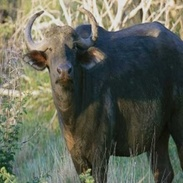
#> input picture anh10.jpg, 183 x 183 px, shrunk from 500 x 500 before the run, given in place of anh1.jpg, which was not available
$ python Bai3.py
#> lines starting #> are read from the running program, lines starting #| are printed output that depends on the picture; pictures that were not available may be replaced by others from this repository, and a replacement may not be noted
### AnhXam.py
import cv2
import numpy as np
from PIL import Image

# Chuyển đổi ảnh màu sang ảnh xám
def ChuyenDoiAnhSangAnhXam(image):
    img = cv2.imread(image, cv2.IMREAD_GRAYSCALE) # Sử dụng OpenCV (cv2.imread) để đọc ảnh image với tham số cv2.IMREAD_GRAYSCALE, tự động chuyển ảnh sang dạng grayscale.
    return img # Trả về ảnh xám

# Chuyển đổi ảnh xám sang ma trận
def ChuyenDoiAnhXamSangMaTran(image):
    return np.array(image) # Chuyển ảnh xám thành mảng NumPy

# Chuyển đổi ma trận sang ảnh xám
def ChuyenDoiMaTranSangAnhXam(matrix):
    matrix = np.array(matrix) # Chuyển ma trận thành mảng NumPy
    return Image.fromarray(matrix.astype('uint8'), mode='L') # Chuyển ma trận thành ảnh xám, mode='L' là chế độ ảnh xám

### XuLyHisto.py
import matplotlib.pyplot as plt
import numpy as np

# Hàm vẽ histogram của ma trận
def VeHistogram(matrix, title):
    # Chuyển ma trận thành mảng 1 chiều
    data = matrix.flatten()

    # Vẽ histogram với màu sắc "blue" và số lượng bin (cột) (được đặt thành 257), rwidth=0.9: Độ rộng tương đối của các cột
    plt.hist(data, bins=257, edgecolor='black', color='blue', rwidth=0.9)
    plt.title(title)  # Tiêu đề cho đồ thị

    plt.xlabel('Giá Trị')  # Nhãn cho trục X
    plt.ylabel('Tần Suất')  # Nhãn cho trục Y

    # Đặt giới hạn cho trục X và Y để tránh xuất hiện các giá trị trùng lặp
    plt.xlim(left=0)
    plt.ylim(bottom=0)

    # Hiển thị đồ thị
    plt.show()

def VeHistogramSauCanBang(hist_dict, title):
    # Chuyển keys và values của dict sang danh sách
    keys = list(hist_dict.keys())
    values = list(hist_dict.values())

    # Vẽ biểu đồ dạng cột (bar chart) từ keys và values
    plt.bar(keys, values, color='blue', edgecolor='black', width=0.9)

    # Thiết lập tiêu đề và nhãn trục
    plt.title(title)
    plt.xlabel('Giá Trị')  # Trục X đại diện cho keys
    plt.ylabel('Tần Suất')  # Trục Y đại diện cho values

    # Đặt giới hạn cho trục X và Y
    plt.xlim(left=0, right=256)   # Thêm khoảng trống nhỏ ở đầu/cuối
    plt.ylim(bottom=0)  # Giá trị Y không âm

    # Hiển thị biểu đồ
    plt.show()

# Hàm cân bằng histogram
def CanBangHisto(matrix):
    # Tạo một dictionary để lưu trữ giá trị và số lần xuất hiện
    dict = {} # dict chứa các giá trị và thông tin liên quan
    data = matrix.flatten() # Chuyển ma trận thành mảng 1 chiều
    data = sorted(data) # Sắp xếp mảng theo thứ tự tăng dần

    # Đếm số lần xuất hiện của từng giá trị trong ma trận
    for i in range(len(data)):
        if(data[i] in dict):
            dict[data[i]]["Nk"] += 1 # Nếu giá trị đã có trong dict, tăng số lần xuất hiện lên 1
        else:
            dict[data[i]] = {"Nk": 1} # Nếu chưa có, khởi tạo với số lần xuất hiện là 1, ví dụ như: dict = {1: {"Nk": 1}, 2: {"Nk": 1}, 3: {"Nk": 1}, ...}

    # Tính số lượng giá trị duy nhất (L) và tổng số phần tử (n) của ma trận
    L = len(set(dict.keys()))
    n = matrix.shape[0]*matrix.shape[1] # Tính tổng số phần tử của ma trận, shape[0] là số hàng, shape[1] là số cột
    Sk = 0
    # print(dict)

    # print("L =", L)
    # print("n =", n)

    # Tính các giá trị Pk, Sk và K cho từng giá trị trong dictionary
    for key in dict: # Duyệt qua từng giá trị trong dict
        dict[key]["Pk"] = dict[key]["Nk"]/n  # Xác suất Pk, công thức Pk = Nk/n
        Sk += dict[key]["Pk"]  # Cộng dồn Sk
        dict[key]["Sk"] = Sk # Gán giá trị Sk vào dict
        K = Sk*(L-1)  # Tính giá trị K
        dict[key]["K"] = K # Gán giá trị K vào dict

        # Làm tròn K và gán vào Round(k)
        if K - int(K) >= 0.5: # Ví dụ K= 0.476, làm tròn K - int(K) = 0.476 - 0 = 0.476 <= 0.5 => Round(k) = 0
            dict[key]['Round(k)'] = int(K) + 1 # Làm tròn k
        else:
            dict[key]['Round(k)'] = int(K)

    # In ra dictionary chứa các giá trị và thông tin liên quan
    # print(dict)

    # Tạo dictionary mới để nhóm các giá trị có Round(k) giống nhau
    result_dict = {}

    # Duyệt qua các phần tử trong dictionary cũ và nhóm theo Round(k)
    for key, value in dict.items():
        round_k = value['Round(k)']
        nk = value['Nk']

        # Nếu Round(k) đã có trong kết quả, cộng thêm nk vào
        if round_k in result_dict:
            result_dict[round_k] += nk # Cộng thêm số lần xuất hiện vào, key là giá trị Round(k)
        else:
            # Nếu chưa có, khởi tạo mới với giá trị nk
            result_dict[round_k] = nk # Khởi tạo giá trị mới

    # print(result_dict)
    # Trả về kết quả nhóm theo Round(k)
    return result_dict, dict # dict là kết quả sau khi làm tròn k trước khi nhóm theo Round(k) chỉ có round(k) và nk, result_dict là kết quả sau khi nhóm theo Round(k)

# Hàm thu hẹp giá trị của ma trận theo phạm vi
# [45 lines left out: functions ThuHep, ChuyenDoiSangAnhXamCBTH, not called in this run]

### Bai3.py
import numpy as np
from AnhXam import ChuyenDoiAnhSangAnhXam, ChuyenDoiAnhXamSangMaTran, ChuyenDoiMaTranSangAnhXam
from XuLyHisto import VeHistogram, VeHistogramSauCanBang, CanBangHisto, ChuyenDoiSangAnhXamCBTH
import matplotlib.pyplot as plt

# Hàm so sánh pixel
def SoSanhPixel(value_temp, array_temp):
    array_bit = np.array([])  # Tạo mảng rỗng để lưu kết quả
    # Duyệt qua từng giá trị trong mảng array_temp
    for value in array_temp:
        # So sánh giá trị tạm thời với các giá trị trong mảng
        if(value_temp <= value):
            # Nếu giá trị tạm thời nhỏ hơn hoặc bằng, thêm 1 vào mảng kết quả
            array_bit = np.append(array_bit, 1)
        else:
            # Nếu giá trị tạm thời lớn hơn, thêm 0 vào mảng kết quả
            array_bit = np.append(array_bit, 0)
    return array_bit  # Trả về mảng kết quả

# Hàm đảo ngược bit và cho ra giá trị thập phân
def TinhGiaTriThapPhan(array_bit):
    # Ép kiểu mảng về số nguyên (int)
    array_bit = array_bit.astype(int)
    # Tính giá trị thập phân từ mảng bit
    value = 0
    # Duyệt qua tất cả các phần tử trong mảng bit và tính giá trị thập phân
    for i in range(0, len(array_bit)):
        value += array_bit[i] * pow(2, i)  # Lũy thừa của 2 để tính giá trị thập phân
    return value

# Hàm xuất Cân bằng Histogram
def XuatCanBangHisto(matrix):
    for key, value in matrix.items():
        print(str(key)+ " " + str(value))

# Menu LBP
def LBP(array_img, r, n, m):
    if(r == 1):
        x = LBP1(array_img, n, m) # Lấy ma trận LBP r = 1
        # print("Ma trận LBP r = 1:")
        # print(x)
        # Show ảnh xám LBP r = 1
        ChuyenDoiMaTranSangAnhXam(np.array(x)).show()

        VeHistogram(x, "Histogram của LBP r = 1")

        print("Cân Bằng Histogram")
        a, b = CanBangHisto(x) # a là kết quả cân bằng, b là kết quả trước khi nhóm k, trước khi làm tròn k nhưng không sử dụng b vì nó không cần thiết trong bài này

        # XuatCanBangHisto(b)
        VeHistogramSauCanBang(a, "Histogram cân bằng của LBP r = 1")
        # print(b)

        # c = ChuyenDoiSangAnhXamCBTH(x, b) # c là ma trận ảnh sau khi cân bằng histogram
        # ChuyenDoiMaTranSangAnhXam(c).show() # hiện ảnh sau khi cân bằng histogram

    elif(r == 2):
        x, y = LBP2(array_img, n, m)
        # Show ảnh xám LBP r = 2
        ChuyenDoiMaTranSangAnhXam(np.array(x)).show()
        ChuyenDoiMaTranSangAnhXam(np.array(y)).show()
        # ChuyenDoiMaTranSangAnhXam(np.array(avg)).show()
        # Vẽ histogram cho từng bit của ảnh LBP
        VeHistogram(x, "Histogram của 8-bit cao")
        VeHistogram(y, "Histogram của 8-bit thấp")
        # VeHistogram(avg, "Histogram của 8-bit kết hợp")

        # fig, axs = plt.subplots(1, 3, figsize=(12, 6))
        # axs[2].set_title('Histogram của bit kết hợp')
        # axs[2].hist(avg.ravel(), bins=256, color='red', alpha=0.7) #alpha: độ trong suốt
        # axs[1].set_title('Histogram của 8-bit thấp')
        # axs[1].hist(y.ravel(), bins=256, color='green', alpha=0.7)
        # axs[0].set_title('Histogram của 8-bit cao')
        # axs[0].hist(x.ravel(), bins=256, color='blue', alpha=0.7)
        # plt.show()

        # Ve histogram cho bit kết hợp
        print("Ma trận kết hợp:")
        a = NoiMaTran(x, y)
        # print(a)
        ChuyenDoiMaTranSangAnhXam(np.array(a)).show()
        VeHistogram(a, "Histogram bit kết hợp")

        print("Cân Bằng Histogram")
        x1, x2 = CanBangHisto(x) # x1 là kết quả cân bằng, x2 là kết quả trước khi nhóm k, trước khi làm tròn k nhưng không sử dụng b vì nó không cần thiết trong bài này
        y1, y2 = CanBangHisto(y)
        # avg1, avg2 = CanBangHisto(avg)
        a1, a2 = CanBangHisto(a)
        # Vẽ histogram sau cân bằng

        # # Hiển thị 2 histogram sau khi cân bằng
        VeHistogramSauCanBang(x1, "Histogram cân bằng của 8-bit cao")

        VeHistogramSauCanBang(y1, "Histogram cân bằng của 8-bit thấp")

        VeHistogramSauCanBang(a1, "Histogram cân bằng của bit kết hợp")

        # axs = plt.subplots(1, 3, figsize=(12, 6))[1]
        # axs[2].hist(np.array(list(avg1.keys())).ravel(), bins=256, color='red', alpha=0.7, weights=np.array(list(avg1.values())).ravel())
        # axs[2].set_title('Histogram cân bằng của bit kết hợp')
        # axs[1].hist(np.array(list(y1.keys())).ravel(), bins=256, color='green', alpha=0.7, weights=np.array(list(y1.values())).ravel())
        # axs[1].set_title('Histogram cân bằng của 8-bit thấp')
        # axs[0].hist(np.array(list(x1.keys())).ravel(), bins=256, color='blue', alpha=0.7, weights=np.array(list(x1.values())).ravel())
        # axs[0].set_title('Histogram cân bằng của 8-bit cao')
        # plt.show()

    elif(r == 3):
        x, y, z = LBP3(array_img, n, m)

        # Show ảnh xám LBP r = 3
        ChuyenDoiMaTranSangAnhXam(np.array(x)).show()
        ChuyenDoiMaTranSangAnhXam(np.array(y)).show()
        ChuyenDoiMaTranSangAnhXam(np.array(z)).show()
        # ChuyenDoiMaTranSangAnhXam(np.array(avg)).show()
        # Vẽ histogram cho từng bit của ảnh LBP

        # fig, axs = plt.subplots(1, 4, figsize=(12, 6))
        # axs[3].set_title('Histogram của 8-bit kết hợp')
        # axs[3].hist(avg.ravel(), bins=256, color='purple', alpha=0.7) #.ravel(): chuyển ma trận thành mảng 1 chiều
        # axs[2].set_title('Histogram của 8-bit trung bình')
        # axs[2].hist(z.ravel(), bins=256, color='red', alpha=0.7)
        # axs[1].set_title('Histogram của 8-bit thấp')
        # axs[1].hist(y.ravel(), bins=256, color='green', alpha=0.7)
        # axs[0].set_title('Histogram của 8-bit cao')
        # axs[0].hist(x.ravel(), bins=256, color='blue', alpha=0.7)
        # plt.show()

        VeHistogram(x, "Histogram của 8-bit cao")
        VeHistogram(y, "Histogram của 8-bit thấp")
        VeHistogram(z, "Histogram của 8-bit trung bình")
        # VeHistogram(avg, "Histogram của kết hợp")

        # Ve histogram cho bit kết hợp
        print("Ma trận kết hợp:")
        a = NoiMaTran(x, y, z)
        # print(a)
        ChuyenDoiMaTranSangAnhXam(np.array(a)).show()
        VeHistogram(a, "Histogram của bit kết hợp")

        #Cân bằng histogram
        x1, x2 = CanBangHisto(x) # x1 là kết quả cân bằng, x2 là kết quả trước khi nhóm k, trước khi làm tròn k nhưng không sử dụng b vì nó không cần thiết trong bài này
        y1, y2 = CanBangHisto(y)
        z1, z2 = CanBangHisto(z)
        a1, a2 = CanBangHisto(a)
        # avg1, avg2 = CanBangHisto(avg)

        #Vẽ histogram sau cân bằng
        print("Cân Bằng Histogram")
        VeHistogramSauCanBang(x1, "Histogram cân bằng của 8-bit cao")
        VeHistogramSauCanBang(y1, "Histogram cân bằng của 8-bit thấp")
        VeHistogramSauCanBang(z1, "Histogram cân bằng của 8-bit trung bình")
        # VeHistogramSauCanBang(avg1, "Histogram cân bằng của bit kết hợp")

        VeHistogramSauCanBang(a1, "Histogram cân bằng của bit kết hợp")

        # axs = plt.subplots(1, 4, figsize=(12, 6))[1]
        # axs[3].hist(np.array(list(avg1.keys())).ravel(), bins=256, color='purple', alpha=0.7, weights=np.array(list(avg1.values())).ravel())
        # axs[3].set_title('Histogram cân bằng của bit kết hợp')
        # axs[2].hist(np.array(list(z1.keys())).ravel(), bins=256, color='red', alpha=0.7, weights=np.array(list(z1.values())).ravel())
        # axs[2].set_title('Histogram cân bằng của 8-bit trung bình')
        # axs[1].hist(np.array(list(y1.keys())).ravel(), bins=256, color='green', alpha=0.7, weights=np.array(list(y1.values())).ravel())
        # axs[1].set_title('Histogram cân bằng của 8-bit thấp')
        # axs[0].hist(np.array(list(x1.keys())).ravel(), bins=256, color='blue', alpha=0.7, weights=np.array(list(x1.values())).ravel())
        # axs[0].set_title('Histogram cân bằng của 8-bit cao')
        # plt.show()

# Hàm giải LBP với R = 1
def LBP1(array_img, n, m):
    array_result = np.zeros((n-2, m-2))  # Khởi tạo mảng kết quả
    # Mặc định bước nhảy là 1
    for i in range(1, n-1, 1):
        for j in range(1, m-1, 1):
            value_temp = array_img[i, j]  # Giá trị của pixel trung tâm
            # Lấy các pixel lân cận (8 pixel xung quanh pixel trung tâm)
            array_temp = [array_img[i,j+1], array_img[i+1,j+1], array_img[i+1, j],
                          array_img[i+1, j-1], array_img[i, j-1], array_img[i-1, j-1],
                          array_img[i-1, j], array_img[i-1, j+1]]

            array_bit = SoSanhPixel(value_temp, array_temp)  # So sánh giá trị pixel
            array_result[i-1, j-1] = TinhGiaTriThapPhan(array_bit)  # Tính giá trị nhị phân

    return array_result.astype(int)  # Trả về kết quả dưới dạng int

# Hàm giải LBP với R = 2
# [57 lines left out: functions LBP2, LBP3, not called in this run]

# Hàm thêm padding bằng 0 vào ma trận
def addZeropadding(arr):
    return np.pad(arr, pad_width=1, mode='constant', constant_values=0)  # Thêm padding bằng 0

# Hàm nối ma trận theo chiều nhất định (axis=0 là theo chiều dọc, axis=1 là theo chiều ngang)
def NoiMaTran(*args, axis=0):
    result = np.concatenate(args, axis=axis)  # Nối các ma trận theo chiều axis
    return result  # Trả về ma trận đã nối

# Main
if __name__ == '__main__':
    # Menu chọn ảnh từ 1 đến 10
    array_img = None
    print("Chọn ảnh từ 1 đến 10:")
    for i in range(1, 11):
        print(f"{i}. anh{i}.jpg")

    choice = int(input("Nhập số của ảnh bạn muốn chọn: "))
#> the answer given: 1
    if 1 <= choice <= 10:
        image_path = f"anh{choice}.jpg"
        image = ChuyenDoiAnhSangAnhXam(image_path)
#> in ChuyenDoiAnhSangAnhXam, `img = cv2.imread(image, cv2.IMREAD_GRAYSCALE)`:
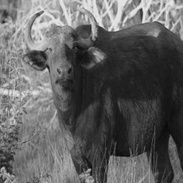
#> img: shape (183, 183); min 9, max 237, mean 96.7
        array_img = ChuyenDoiAnhXamSangMaTran(image)
    else:
        print("Lựa chọn không hợp lệ. Sử dụng ảnh mặc định.")

    # Cho phép chọn padding
    padding = int(input("Mời bạn chọn zeropadding(0/1): "))
#> the answer given: 1
    n, m = array_img.shape
#> n = 183; m = 183
    if(padding == 1):
        array_img = addZeropadding(array_img)
#> in addZeropadding, `return np.pad(arr, pad_width=1, mode='constant', constant_values=0)`:
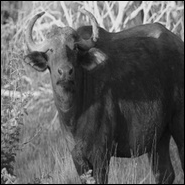
#> returned value: shape (185, 185); min 0, max 237, mean 94.6
        n, m = array_img.shape
#> n = 185; m = 185

    # Menu chọn R
    luaChon = int(input("Mời bạn chọn R(1/2/3): "))
#> the answer given: 1
    LBP(array_img, luaChon, n, m)
#> after the loop in LBP1, `for i in range(1, n-1, 1):`:
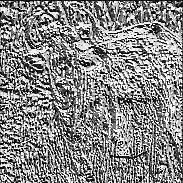
#> array_result: shape (183, 183) float64; min 0, max 255, mean 135.2
#> in VeHistogram, `plt.show()`:
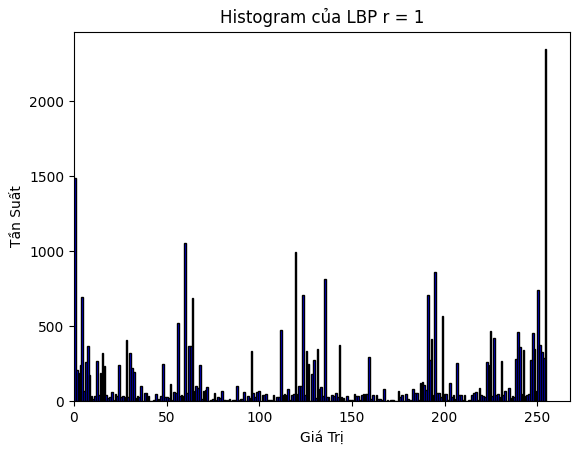
#> figure drawn by matplotlib, 1 panel; tallest bar 2347 high, from x = 254.1 to 255
#> in VeHistogramSauCanBang, `plt.show()`:
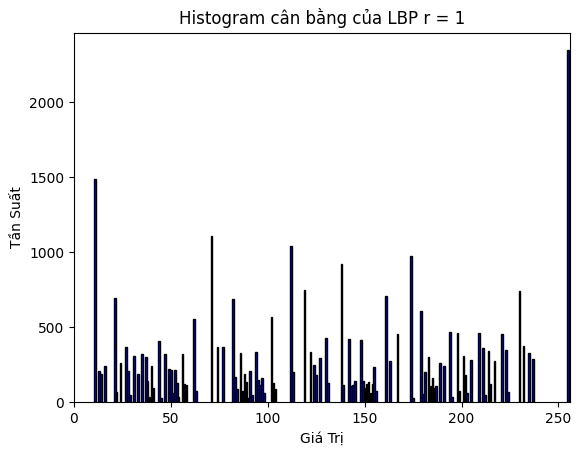
#> figure drawn by matplotlib, 1 panel; tallest bar 2347 high, from x = 254.6 to 255.5

$ run again, on anh5.jpg
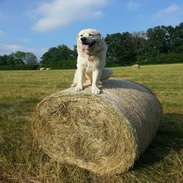
#> input picture anh5.jpg, 183 x 183 px, shrunk from 500 x 500 before the run, given in place of anh1.jpg, which was not available
#> after the loop in LBP1, `for i in range(1, n-1, 1):`:
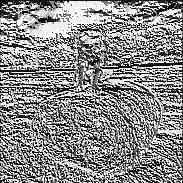
#> array_result: shape (183, 183) float64; min 0, max 255, mean 138.7
#> in VeHistogramSauCanBang, `plt.show()`:
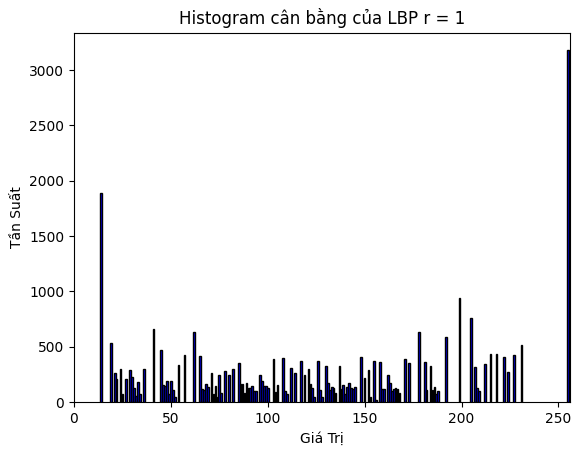
#> figure drawn by matplotlib, 1 panel; tallest bar 3179 high, from x = 254.6 to 255.5

$ run again, on anh6.jpg
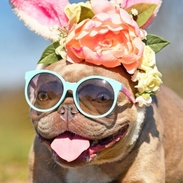
#> input picture anh6.jpg, 183 x 183 px, shrunk from 500 x 500 before the run, given in place of anh1.jpg, which was not available
#> after the loop in LBP1, `for i in range(1, n-1, 1):`:
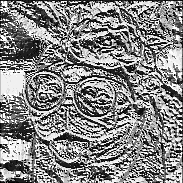
#> array_result: shape (183, 183) float64; min 0, max 255, mean 133.4
#> in VeHistogramSauCanBang, `plt.show()`:
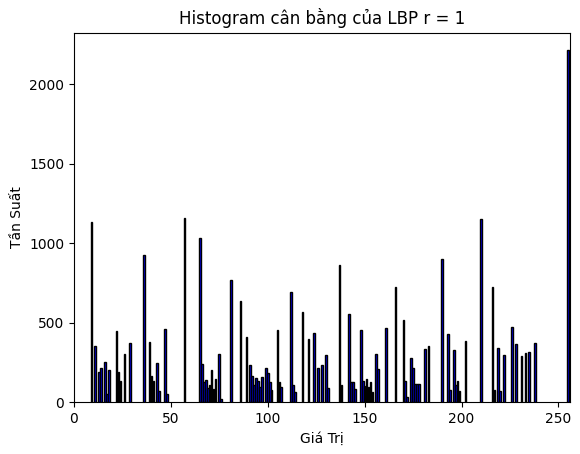
#> figure drawn by matplotlib, 1 panel; tallest bar 2214 high, from x = 254.6 to 255.5

$ run again, on anh7.jpg
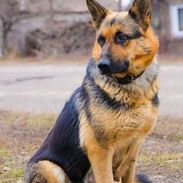
#> input picture anh7.jpg, 183 x 183 px, shrunk from 500 x 500 before the run, given in place of anh1.jpg, which was not available
#> after the loop in LBP1, `for i in range(1, n-1, 1):`:
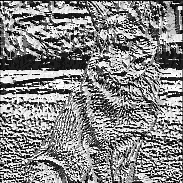
#> array_result: shape (183, 183) float64; min 0, max 255, mean 133.7
#> in VeHistogramSauCanBang, `plt.show()`:
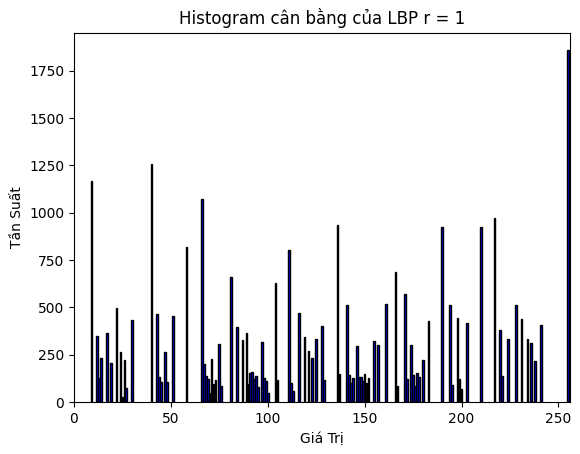
#> figure drawn by matplotlib, 1 panel; tallest bar 1858 high, from x = 254.6 to 255.5
